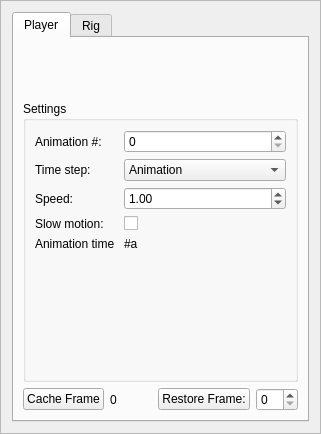
<?xml version="1.0" encoding="UTF-8"?>
<ui version="4.0">
 <class>AnimationUI</class>
 <widget class="QFrame" name="AnimationUI">
  <property name="geometry">
   <rect>
    <x>0</x>
    <y>0</y>
    <width>321</width>
    <height>434</height>
   </rect>
  </property>
  <property name="sizePolicy">
   <sizepolicy hsizetype="MinimumExpanding" vsizetype="MinimumExpanding">
    <horstretch>0</horstretch>
    <verstretch>0</verstretch>
   </sizepolicy>
  </property>
  <property name="windowTitle">
   <string>Frame</string>
  </property>
  <property name="frameShape">
   <enum>QFrame::StyledPanel</enum>
  </property>
  <property name="frameShadow">
   <enum>QFrame::Raised</enum>
  </property>
  <layout class="QVBoxLayout" name="verticalLayout_2">
   <item>
    <widget class="QTabWidget" name="tabWidget">
     <property name="enabled">
      <bool>true</bool>
     </property>
     <property name="currentIndex">
      <number>0</number>
     </property>
     <property name="tabsClosable">
      <bool>false</bool>
     </property>
     <widget class="QWidget" name="m_player">
      <attribute name="title">
       <string>Player</string>
      </attribute>
      <layout class="QVBoxLayout" name="verticalLayout">
       <item>
        <layout class="QHBoxLayout" name="horizontalLayout">
         <item>
          <widget class="QPushButton" name="m_play">
           <property name="sizePolicy">
            <sizepolicy hsizetype="Fixed" vsizetype="Fixed">
             <horstretch>0</horstretch>
             <verstretch>0</verstretch>
            </sizepolicy>
           </property>
           <property name="minimumSize">
            <size>
             <width>48</width>
             <height>48</height>
            </size>
           </property>
           <property name="maximumSize">
            <size>
             <width>48</width>
             <height>48</height>
            </size>
           </property>
           <property name="styleSheet">
            <string notr="true">QPushButton[checked=&quot;false&quot;] {
border-image: url(:/Assets/Images/play_off.png);
}

QPushButton:hover[checked=&quot;false&quot;] {
border-image: url(:/Assets/Images/play_on.png);
}

QPushButton[checked=&quot;true&quot;] {
border-image: url(:/Assets/Images/pause_off.png);
}

QPushButton:hover[checked=&quot;true&quot;] {
border-image: url(:/Assets/Images/pause_on.png);
}
</string>
           </property>
           <property name="text">
            <string/>
           </property>
           <property name="iconSize">
            <size>
             <width>64</width>
             <height>64</height>
            </size>
           </property>
           <property name="checkable">
            <bool>true</bool>
           </property>
           <property name="checked">
            <bool>false</bool>
           </property>
           <property name="flat">
            <bool>true</bool>
           </property>
          </widget>
         </item>
         <item>
          <widget class="QPushButton" name="m_step">
           <property name="sizePolicy">
            <sizepolicy hsizetype="Fixed" vsizetype="Fixed">
             <horstretch>0</horstretch>
             <verstretch>0</verstretch>
            </sizepolicy>
           </property>
           <property name="minimumSize">
            <size>
             <width>48</width>
             <height>48</height>
            </size>
           </property>
           <property name="maximumSize">
            <size>
             <width>48</width>
             <height>48</height>
            </size>
           </property>
           <property name="styleSheet">
            <string notr="true">QPushButton {
border-image: url(:/Assets/Images/step_off.png);
}

QPushButton:hover {
border-image: url(:/Assets/Images/step_on.png);
}
</string>
           </property>
           <property name="text">
            <string/>
           </property>
           <property name="iconSize">
            <size>
             <width>64</width>
             <height>64</height>
            </size>
           </property>
           <property name="flat">
            <bool>true</bool>
           </property>
          </widget>
         </item>
         <item>
          <widget class="QPushButton" name="m_reset">
           <property name="sizePolicy">
            <sizepolicy hsizetype="Fixed" vsizetype="Fixed">
             <horstretch>0</horstretch>
             <verstretch>0</verstretch>
            </sizepolicy>
           </property>
           <property name="minimumSize">
            <size>
             <width>48</width>
             <height>48</height>
            </size>
           </property>
           <property name="maximumSize">
            <size>
             <width>48</width>
             <height>48</height>
            </size>
           </property>
           <property name="styleSheet">
            <string notr="true">QPushButton {
border-image: url(:/Assets/Images/stop_off.png);
}

QPushButton:hover {
border-image: url(:/Assets/Images/stop_on.png);
}
</string>
           </property>
           <property name="text">
            <string/>
           </property>
           <property name="iconSize">
            <size>
             <width>64</width>
             <height>64</height>
            </size>
           </property>
           <property name="flat">
            <bool>true</bool>
           </property>
          </widget>
         </item>
        </layout>
       </item>
       <item>
        <widget class="QGroupBox" name="groupBox">
         <property name="title">
          <string>Settings</string>
         </property>
         <layout class="QFormLayout" name="formLayout">
          <item row="1" column="0">
           <widget class="QLabel" name="label_3">
            <property name="text">
             <string>Time step:</string>
            </property>
           </widget>
          </item>
          <item row="1" column="1">
           <widget class="QComboBox" name="m_timeStep">
            <item>
             <property name="text">
              <string>Animation</string>
             </property>
            </item>
            <item>
             <property name="text">
              <string>System</string>
             </property>
            </item>
           </widget>
          </item>
          <item row="2" column="0">
           <widget class="QLabel" name="label_4">
            <property name="text">
             <string>Speed:</string>
            </property>
           </widget>
          </item>
          <item row="2" column="1">
           <widget class="QDoubleSpinBox" name="m_speed">
            <property name="minimum">
             <double>0.010000000000000</double>
            </property>
            <property name="maximum">
             <double>100.000000000000000</double>
            </property>
            <property name="singleStep">
             <double>0.100000000000000</double>
            </property>
            <property name="value">
             <double>1.000000000000000</double>
            </property>
           </widget>
          </item>
          <item row="3" column="0">
           <widget class="QLabel" name="label_5">
            <property name="text">
             <string>Slow motion:</string>
            </property>
           </widget>
          </item>
          <item row="3" column="1">
           <widget class="QCheckBox" name="m_slowMo">
            <property name="text">
             <string/>
            </property>
           </widget>
          </item>
          <item row="0" column="0">
           <widget class="QLabel" name="label_6">
            <property name="text">
             <string>Animation #:</string>
            </property>
           </widget>
          </item>
          <item row="0" column="1">
           <widget class="QSpinBox" name="m_animationID">
            <property name="maximum">
             <number>256</number>
            </property>
           </widget>
          </item>
          <item row="4" column="0">
           <widget class="QLabel" name="m_animTime">
            <property name="text">
             <string>Animation time </string>
            </property>
           </widget>
          </item>
          <item row="4" column="1">
           <widget class="QLabel" name="m_animationTimeDisplay">
            <property name="text">
             <string>#a</string>
            </property>
           </widget>
          </item>
         </layout>
        </widget>
       </item>
       <item>
        <layout class="QHBoxLayout" name="horizontalLayout_2">
         <property name="bottomMargin">
          <number>0</number>
         </property>
         <item>
          <widget class="QPushButton" name="m_cacheFrame">
           <property name="text">
            <string>Cache Frame</string>
           </property>
          </widget>
         </item>
         <item>
          <widget class="QLabel" name="m_currentFrame">
           <property name="text">
            <string>0</string>
           </property>
          </widget>
         </item>
         <item>
          <widget class="QPushButton" name="m_restoreFrame">
           <property name="text">
            <string>Restore Frame:</string>
           </property>
          </widget>
         </item>
         <item>
          <widget class="QSpinBox" name="m_loadedFrame"/>
         </item>
        </layout>
       </item>
      </layout>
     </widget>
     <widget class="QWidget" name="m_rig">
      <attribute name="title">
       <string>Rig</string>
      </attribute>
      <layout class="QGridLayout" name="gridLayout">
       <item row="0" column="0">
        <widget class="QLabel" name="label">
         <property name="sizePolicy">
          <sizepolicy hsizetype="Fixed" vsizetype="Fixed">
           <horstretch>0</horstretch>
           <verstretch>0</verstretch>
          </sizepolicy>
         </property>
         <property name="text">
          <string>X-Ray:</string>
         </property>
        </widget>
       </item>
       <item row="0" column="1">
        <widget class="QPushButton" name="m_xray">
         <property name="minimumSize">
          <size>
           <width>32</width>
           <height>32</height>
          </size>
         </property>
         <property name="maximumSize">
          <size>
           <width>32</width>
           <height>32</height>
          </size>
         </property>
         <property name="text">
          <string/>
         </property>
         <property name="icon">
          <iconset>
           <normaloff>../../../../Assets/Images/xray.png</normaloff>
           <normalon>:/Assets/Images/xray.png</normalon>../../../../Assets/Images/xray.png</iconset>
         </property>
         <property name="iconSize">
          <size>
           <width>32</width>
           <height>32</height>
          </size>
         </property>
         <property name="checkable">
          <bool>true</bool>
         </property>
        </widget>
       </item>
       <item row="1" column="0">
        <widget class="QLabel" name="label_2">
         <property name="text">
          <string>Show:</string>
         </property>
        </widget>
       </item>
       <item row="1" column="1">
        <widget class="QCheckBox" name="m_showSkeleton">
         <property name="text">
          <string/>
         </property>
         <property name="checked">
          <bool>true</bool>
         </property>
        </widget>
       </item>
       <item row="0" column="2">
        <spacer name="horizontalSpacer">
         <property name="orientation">
          <enum>Qt::Horizontal</enum>
         </property>
         <property name="sizeHint" stdset="0">
          <size>
           <width>40</width>
           <height>20</height>
          </size>
         </property>
        </spacer>
       </item>
       <item row="2" column="0">
        <spacer name="verticalSpacer">
         <property name="orientation">
          <enum>Qt::Vertical</enum>
         </property>
         <property name="sizeHint" stdset="0">
          <size>
           <width>20</width>
           <height>40</height>
          </size>
         </property>
        </spacer>
       </item>
      </layout>
     </widget>
    </widget>
   </item>
  </layout>
  <action name="actionXray">
   <property name="checkable">
    <bool>true</bool>
   </property>
   <property name="icon">
    <iconset theme="xray.png" resource="../../../../icons.qrc">
     <normaloff>:/Assets/Images/xray.png</normaloff>:/Assets/Images/xray.png</iconset>
   </property>
   <property name="text">
    <string>xray</string>
   </property>
   <property name="toolTip">
    <string>Show / hide skeleton</string>
   </property>
   <property name="shortcut">
    <string>S</string>
   </property>
  </action>
  <action name="actionPlay">
   <property name="checkable">
    <bool>true</bool>
   </property>
   <property name="enabled">
    <bool>true</bool>
   </property>
   <property name="icon">
    <iconset resource="../../../../icons.qrc">
     <normaloff>:/Assets/Images/play_off.png</normaloff>
     <normalon>:/Assets/Images/pause_off.png</normalon>
     <activeoff>:/Assets/Images/play_on.png</activeoff>
     <activeon>:/Assets/Images/pause_on.png</activeon>:/Assets/Images/play_off.png</iconset>
   </property>
   <property name="text">
    <string>play</string>
   </property>
   <property name="toolTip">
    <string>Play / Pause</string>
   </property>
   <property name="shortcut">
    <string>Space</string>
   </property>
  </action>
  <action name="actionStop">
   <property name="icon">
    <iconset resource="../../../../icons.qrc">
     <normaloff>:/Assets/Images/stop_off.png</normaloff>
     <normalon>:/Assets/Images/stop_off.png</normalon>
     <activeoff>:/Assets/Images/stop_on.png</activeoff>
     <activeon>:/Assets/Images/stop_on.png</activeon>:/Assets/Images/stop_off.png</iconset>
   </property>
   <property name="text">
    <string>stop</string>
   </property>
   <property name="toolTip">
    <string>Reset</string>
   </property>
   <property name="shortcut">
    <string>Backspace</string>
   </property>
  </action>
  <action name="actionStep">
   <property name="checkable">
    <bool>false</bool>
   </property>
   <property name="icon">
    <iconset resource="../../../../icons.qrc">
     <normaloff>:/Assets/Images/step_off.png</normaloff>
     <normalon>:/Assets/Images/step_on.png</normalon>
     <activeoff>:/Assets/Images/step_on.png</activeoff>:/Assets/Images/step_off.png</iconset>
   </property>
   <property name="text">
    <string>step</string>
   </property>
   <property name="toolTip">
    <string>Step</string>
   </property>
   <property name="shortcut">
    <string>Ctrl+Space</string>
   </property>
  </action>
 </widget>
 <resources>
  <include location="../../../../icons.qrc"/>
  <include location="../../../../icons.qrc"/>
 </resources>
 <connections/>
</ui>
